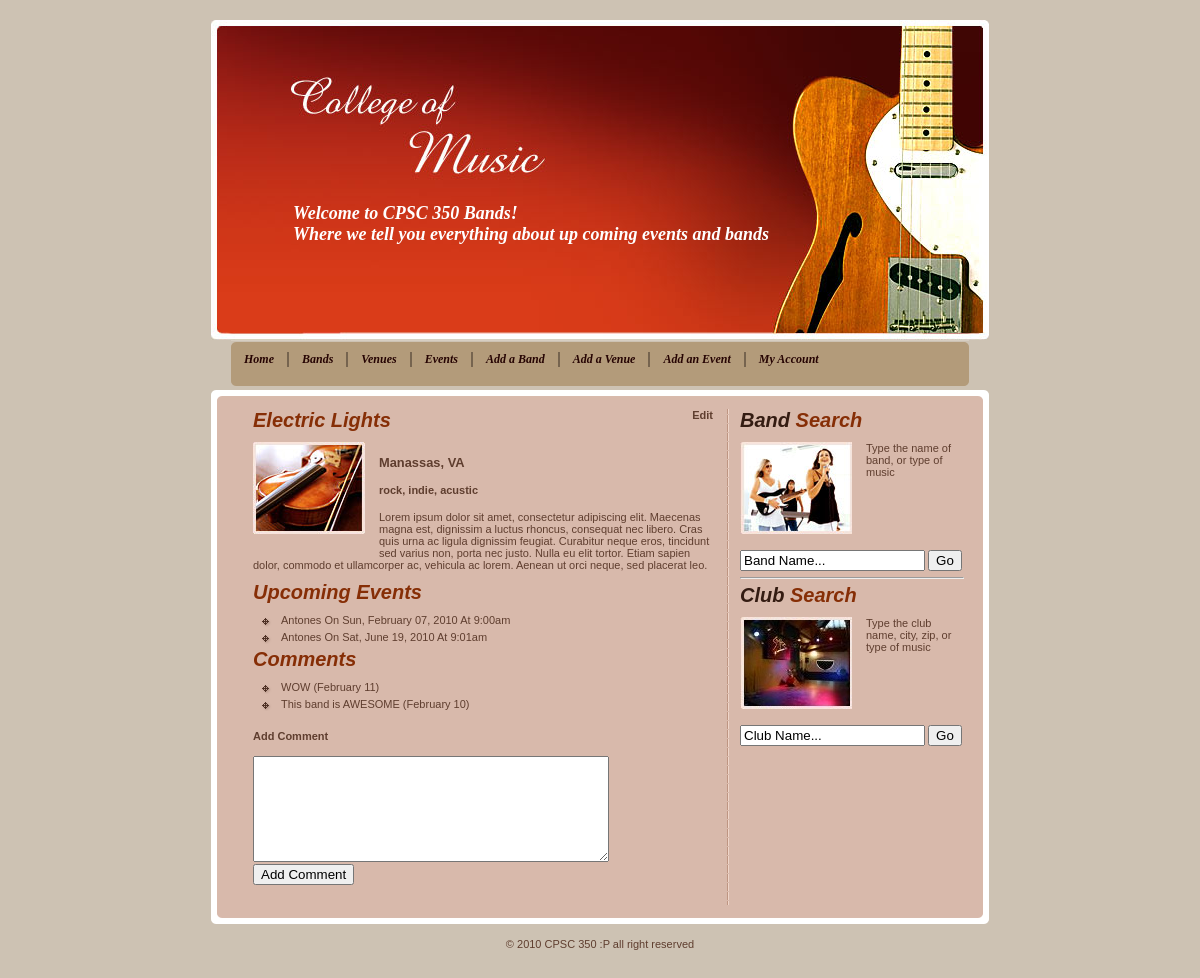
/band.php?bandId=1, run on the app's committed database.
### tables this page shows
CREATE TABLE IF NOT EXISTS `band` (
  `bandId` int(11) NOT NULL AUTO_INCREMENT,
  `name` varchar(100) NOT NULL,
  `city` varchar(20) NOT NULL,
  `state` char(2) NOT NULL,
  `bandMembers` varchar(200) NOT NULL,
  `description` text NOT NULL,
  `recordLabel` varchar(100) NOT NULL,
  `musicType` varchar(100) NOT NULL,
  PRIMARY KEY (`bandId`),
  UNIQUE KEY `name` (`name`),
  KEY `city` (`city`,`state`,`bandMembers`,`recordLabel`),
  KEY `musicType` (`musicType`)
);

CREATE TABLE IF NOT EXISTS `event` (
  `eventId` int(11) NOT NULL AUTO_INCREMENT,
  `venueId` int(11) NOT NULL,
  `bandId` int(11) NOT NULL,
  `performanceDate` datetime NOT NULL,
  PRIMARY KEY (`eventId`),
  UNIQUE KEY `venueId` (`venueId`,`bandId`,`performanceDate`)
);

CREATE TABLE IF NOT EXISTS `venue` (
  `venueId` int(11) NOT NULL AUTO_INCREMENT,
  `name` varchar(100) NOT NULL,
  `city` varchar(20) NOT NULL,
  `zipcode` int(11) NOT NULL,
  `description` text NOT NULL,
  `musicType` varchar(100) NOT NULL,
  PRIMARY KEY (`venueId`),
  UNIQUE KEY `name` (`name`),
  KEY `city` (`city`,`zipcode`),
  KEY `musicType` (`musicType`)
);

CREATE TABLE IF NOT EXISTS `comment` (
  `commentId` int(11) NOT NULL AUTO_INCREMENT,
  `bandId` int(11) NOT NULL,
  `description` text NOT NULL,
  `datePosted` datetime NOT NULL,
  PRIMARY KEY (`commentId`),
  KEY `bandId` (`bandId`,`datePosted`)
);

### band.php (the view, shortened to what this page needs)
<?php
include("db_connect.php");
$bandId = preg_replace("@[^\d]+@","",$_GET['bandId']);
if(isset($_GET['bandId'])) {
	$query = "SELECT * FROM Band WHERE bandId='$bandId' LIMIT 1";
	$result = mysqli_query($db,$query);
	$row = mysqli_fetch_array($result);
} else {
	header("Location:bands.php");
	exit;
}
include("header.php");
?>
<a style="float:right;" href="addABand.php?bandId=<?php echo $bandId;?>">Edit</a>
<h2><?php echo $row['name'];?></h2>
<img src="images/pic_1.jpg" width="112" height="92" alt="Pic 1" class="left" />
<h3><?php echo $row['city'].', '.$row['state'];?></h3>
<h4><a href="#" onclick="document.bandSearchForm.bandSearch.value='<?php echo $row['musicType'];?>';document.bandSearchForm.submit();return false;"><?php echo $row['musicType'];?></a></h4>
<p><?php echo $row['description'];?></p>
<h2>Upcoming Events</h2>
<ul>
	<?php
	$query = "SELECT *,Venue.name as venueName FROM Event JOIN Band ON Event.bandId = Band.bandId JOIN Venue ON Event.venueId = Venue.venueId WHERE Event.bandId='$bandId' ORDER BY performanceDate ASC";
	$result = mysqli_query($db,$query);
	while($event = mysqli_fetch_array($result)) { ?>
	<li>
		<?php echo $event['venueName'];?> On <?php echo date("D, F d, Y \A\\t g:ia",strToTime($event['performanceDate']));?>
	</li>
	<?php } ?>
</ul>
<h2>Comments</h2>
<ul>
	<?php
	$query = "SELECT * FROM Comment WHERE bandId='$bandId' ORDER BY datePosted DESC";
	$result = mysqli_query($db,$query);
	while($comment = mysqli_fetch_array($result)) { ?>
	<li>
		<?php echo htmlentities($comment['description']);?> (<?php echo date("F d",strToTime($comment['datePosted']));?>)
	</li>
	<?php } ?>
</ul>
<h4>Add Comment</h4>
<form action="<?php echo $_SERVER['REQUEST_URI'];?>" method="POST">
	<textarea name="description" style="width:350px;height:100px;"></textarea><br>
	<input type="submit" value="Add Comment">
</form>
<?php include("footer.php");?>

### header.php (shortened to what this page needs)
<!DOCTYPE html PUBLIC "-//W3C//DTD XHTML 1.0 Strict//EN"
	"http://www.w3.org/TR/xhtml1/DTD/xhtml1-strict.dtd">
<html xmlns="http://www.w3.org/1999/xhtml" xml:lang="en" lang="en">
<head>
	<link rel="stylesheet" href="style.css" type="text/css" charset="utf-8" />
</head>
<body>
	<div id="wrapper">
		<a href="index.php">
			<div id="header">
				<div>
				<p>Welcome to CPSC 350 Bands!</p>
				<p>Where we tell you everything about up coming events and bands</p>
				</div>
			</div>
		</a>
		<div id="nav">
			<a href="index.php">Home</a>
			<a href="bands.php">Bands</a>
			<a href="venues.php">Venues</a>
			<a href="events.php">Events</a>
			<a href="addABand.php">Add a Band</a>
			<a href="addAVenue.php">Add a Venue</a>
			<a href="addAnEvent.php">Add an Event</a>
			<a class="lastchild" href="account.php">My Account</a>
		</div>
		<div id="body">
			<div id="body-top">
				<div id="body-bot">
					<div id="about-box">

### footer.php (shortened to what this page needs)
				  </div>
					<div id="express-box">
						<h2><b>Band</b> Search</h2>
						<img src="images/pic_2.jpg" width="112" height="92" alt="Pic 2" class="left" />
						<p>Type the name of band, or type of music</p>
						<form action="bands.php#main" method="POST" name="bandSearchForm">
							<input type="text" id="bandSearch" name="bandSearch" value="<?php echo (isset($_POST['bandSearch'])?$_POST['bandSearch']:'Band Name...');?>">
							<input type="submit" value="Go">
						</form>
						<hr>
						<h2><b>Club</b> Search</h2>
						<img src="images/venue.jpg" width="112" height="92" alt="Pic 2" class="left" />
						<p>Type the club name, city, zip, or type of music</p>
						<form action="venues.php#main" method="POST">
							<input type="text" name="venueSearch" value="<?php echo (isset($_POST['venueSearch'])?$_POST['venueSearch']:'Club Name...');?>">
							<input type="submit" value="Go">
						</form>
					</div>
				</div>
			</div>
		</div>
		<div id="footer">
			<p>&copy; 2010 CPSC 350 :P all right reserved</p>
		</div>
	</div>
</body>
</html>

### style.css (style rules this page uses)
html { margin: 0; padding: 0; }
body { background: #CDC2B3 url(images/bg.gif); text-align: center; color: #5F3E2F; font: 11px verdana, sans-serif; margin: 0px; padding: 20px 0px 20px 0px; }
a { color: #5F3E2F; font-weight: bold; text-decoration: none; }
img { border: 0px; }
#wrapper { width: 778px; margin: auto; text-align: left; }
#header p { font-size:18px; font-style:italic; color:#FFFFFF; font-family:Georgia, "Times New Roman", Times, serif; }
#header { height: 320px; background: url(images/header.jpg) no-repeat; }
#header div { padding: 183px 213px 0px 82px; }
#header p { margin: 0px; padding: 0px; }
#nav { width: 740px; height:48px; margin: 0px 0px 0px 20px; background-image:url(images/nav.gif); background-repeat:no-repeat; display:inline; float:left; }
#nav a { font-size:12px; font-style:italic; color:#260403; font-family:Georgia, "Times New Roman", Times, serif; margin: 12px 0px 10px 0px; padding: 0px 13px 0px 13px; display:inline; float:left; border-right-width: 2px; border-right-style: inset; border-right-color: #76644f; }
.lastchild { border-right: none 0px !important; }
#body { background: url(images/body_bg.png) repeat-y; clear: both; width: 100%; }
#body-top { background: url(images/body_top.gif) no-repeat; }
#body-bot { background: bottom url(images/body_bot.gif) no-repeat; padding: 21px 25px 15px 42px; }
#about-box { float: left; width: 460px; min-height:500px; }
#about-box ul { margin-left: 8px; }
#express-box { float: right; width: 224px; }
#footer { margin: 14px; text-align: center; }
h2 { margin: 0px; padding: 0px 0px 10px 0px; font:Arial, Helvetica, sans-serif; font-size:20px; font-style:italic; color:#862e06; }
h2 b { color:#341c12; }
ul { margin: 0px; padding: 0px; }
li { margin: 0px; padding: 0px 0px 5px 20px; list-style: none; background: 0px 3px url(images/bullet.gif) no-repeat; }
p { margin-top: 0px; margin-bottom: 10px; }
img.left { float: left; padding-right: 14px; padding-bottom: 16px; }

### data on the page
band: name "Electric Lights", city "Manassas", state "VA", musicType "rock, indie, acustic", description "Lorem ipsum dolor sit amet, consectetur adipiscing elit. Maecenas magna est, dignissim a luctus rhoncus, consequat nec libero. Cras quis urna ac ligula dignissim feugiat. Curabitur neque eros, tincidunt sed varius non, porta nec justo. Nulla eu elit tortor. Etiam sapien dolor, commodo et ullamcorper ac, vehicula ac lorem. Aenean ut orci neque, sed placerat leo."
event: venueId.name "Antones", performanceDate "Sun, February 07, 2010 At 9:00am"
event: venueId.name "Antones", performanceDate "Sat, June 19, 2010 At 9:01am"
comment: description "WOW", datePosted "February 11"
comment: description "This band is AWESOME", datePosted "February 10"
